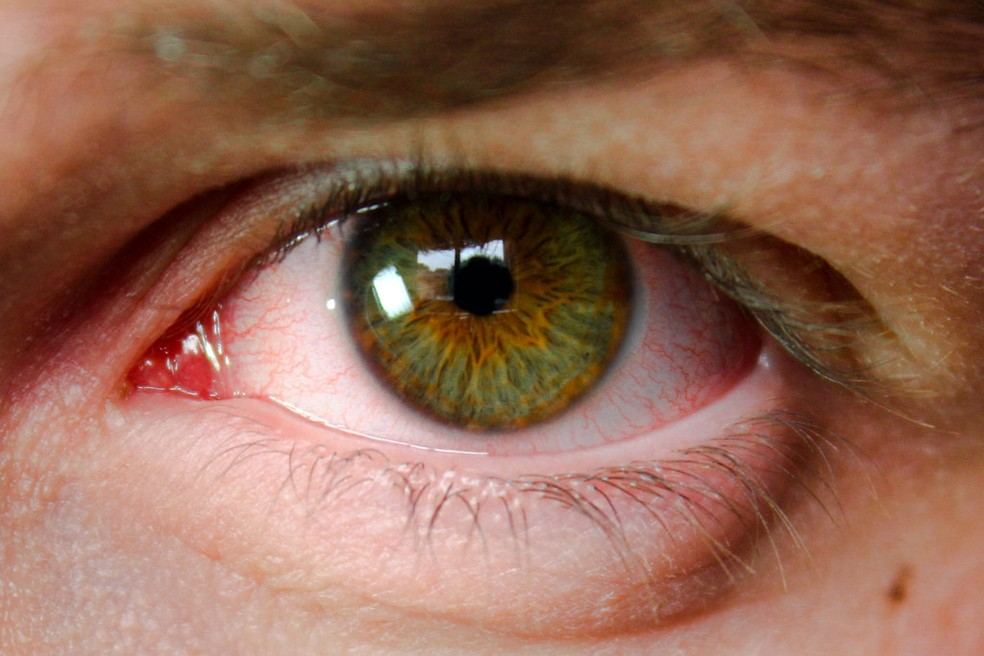
#> input picture olho.jpg, 984 x 656 px
$ python canny.py
#> lines starting #> are read from the running program, lines starting #| are printed output that depends on the picture; after the words box and inside, x2 and y2 are one past the last pixel; in counts of white or black regions, pixels touching at a corner belong together
import numpy as np
import cv2 as cv

img = cv.imread('olho.jpg',0)
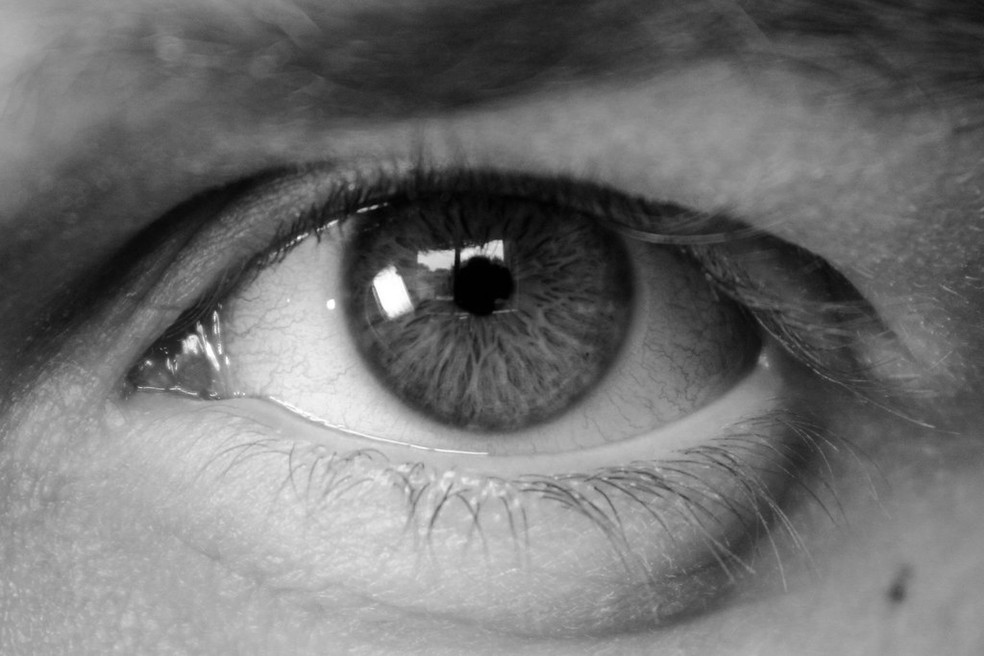
#> img: shape (656, 984); min 0, max 255, mean 113.2
blur = cv.GaussianBlur(img,(9,9),0)
edges = cv.Canny(blur, 10, 60)
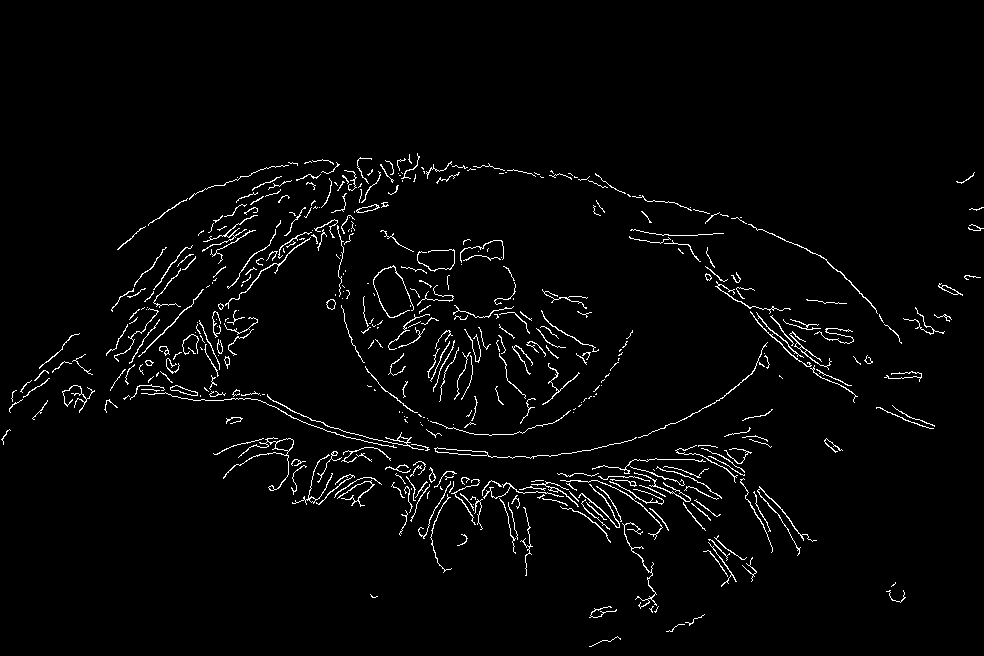
#> edges: shape (656, 984); 2.6% white in thin lines or dots, all inside (x1, y1, x2, y2) = (1, 153, 984, 647)

cv.imshow("img", img)
cv.imshow("blur", blur)
cv.imshow("edges", edges)
cv.waitKey(0)
